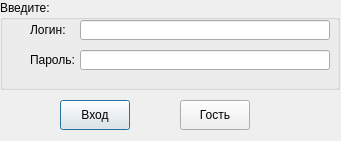
<?xml version="1.0" encoding="UTF-8"?>
<ui version="4.0">
 <class>Dialog</class>
 <widget class="QDialog" name="Dialog">
  <property name="geometry">
   <rect>
    <x>0</x>
    <y>0</y>
    <width>341</width>
    <height>141</height>
   </rect>
  </property>
  <property name="windowTitle">
   <string>Dialog</string>
  </property>
  <widget class="QGroupBox" name="groupBox">
   <property name="geometry">
    <rect>
     <x>0</x>
     <y>0</y>
     <width>340</width>
     <height>90</height>
    </rect>
   </property>
   <property name="title">
    <string>Введите:</string>
   </property>
   <widget class="QLineEdit" name="line1">
    <property name="geometry">
     <rect>
      <x>80</x>
      <y>20</y>
      <width>250</width>
      <height>20</height>
     </rect>
    </property>
   </widget>
   <widget class="QLineEdit" name="line2">
    <property name="geometry">
     <rect>
      <x>80</x>
      <y>50</y>
      <width>250</width>
      <height>20</height>
     </rect>
    </property>
    <property name="inputMethodHints">
     <set>Qt::ImhHiddenText|Qt::ImhNoAutoUppercase|Qt::ImhNoPredictiveText</set>
    </property>
    <property name="inputMask">
     <string/>
    </property>
    <property name="echoMode">
     <enum>QLineEdit::Password</enum>
    </property>
    <property name="dragEnabled">
     <bool>false</bool>
    </property>
   </widget>
   <widget class="QLabel" name="label">
    <property name="geometry">
     <rect>
      <x>30</x>
      <y>20</y>
      <width>46</width>
      <height>20</height>
     </rect>
    </property>
    <property name="text">
     <string>Логин:</string>
    </property>
   </widget>
   <widget class="QLabel" name="label_2">
    <property name="geometry">
     <rect>
      <x>30</x>
      <y>50</y>
      <width>50</width>
      <height>20</height>
     </rect>
    </property>
    <property name="text">
     <string>Пароль:</string>
    </property>
   </widget>
  </widget>
  <widget class="QPushButton" name="LoginButton">
   <property name="geometry">
    <rect>
     <x>60</x>
     <y>100</y>
     <width>70</width>
     <height>30</height>
    </rect>
   </property>
   <property name="text">
    <string>Вход</string>
   </property>
  </widget>
  <widget class="QPushButton" name="GuestButton">
   <property name="geometry">
    <rect>
     <x>180</x>
     <y>100</y>
     <width>70</width>
     <height>30</height>
    </rect>
   </property>
   <property name="text">
    <string>Гость</string>
   </property>
  </widget>
 </widget>
 <resources/>
 <connections/>
</ui>
